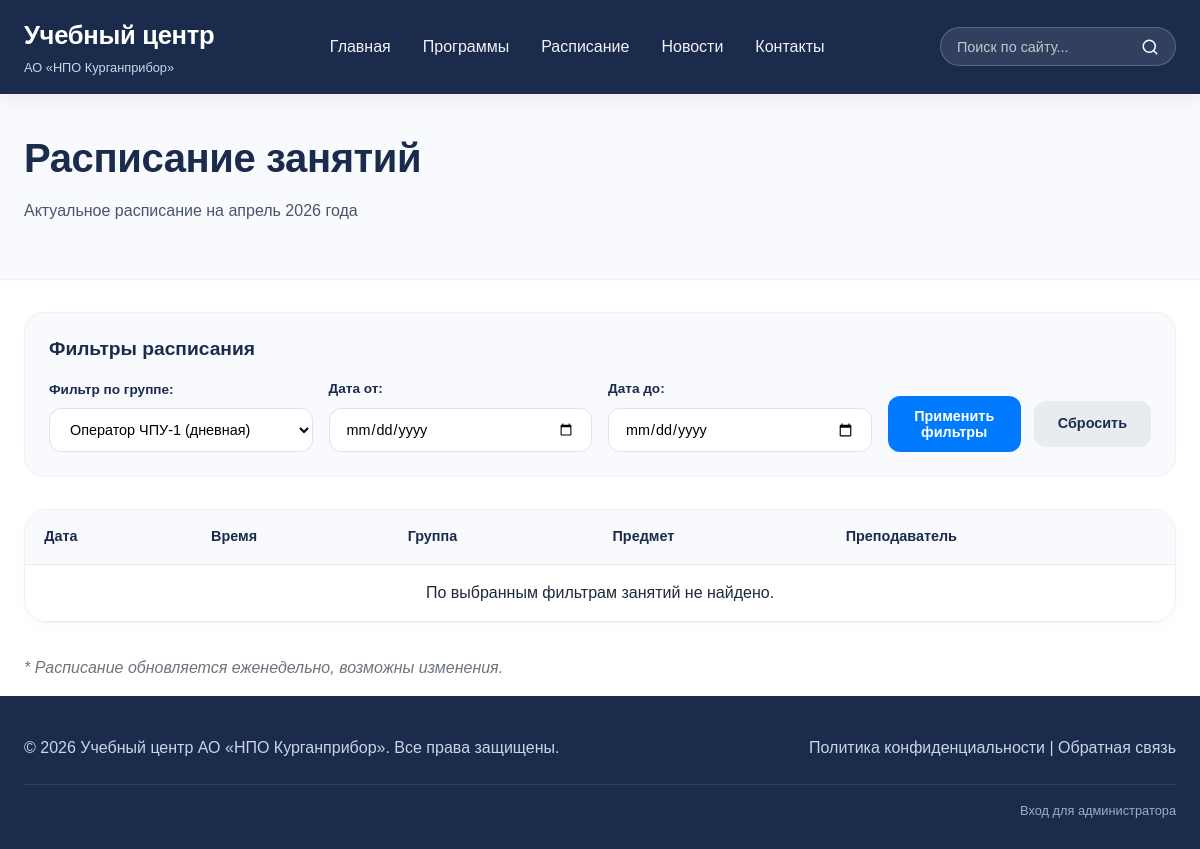
The app's page /pages/schedule.php?group=Оператор ЧПУ-1 (дневная), older data.
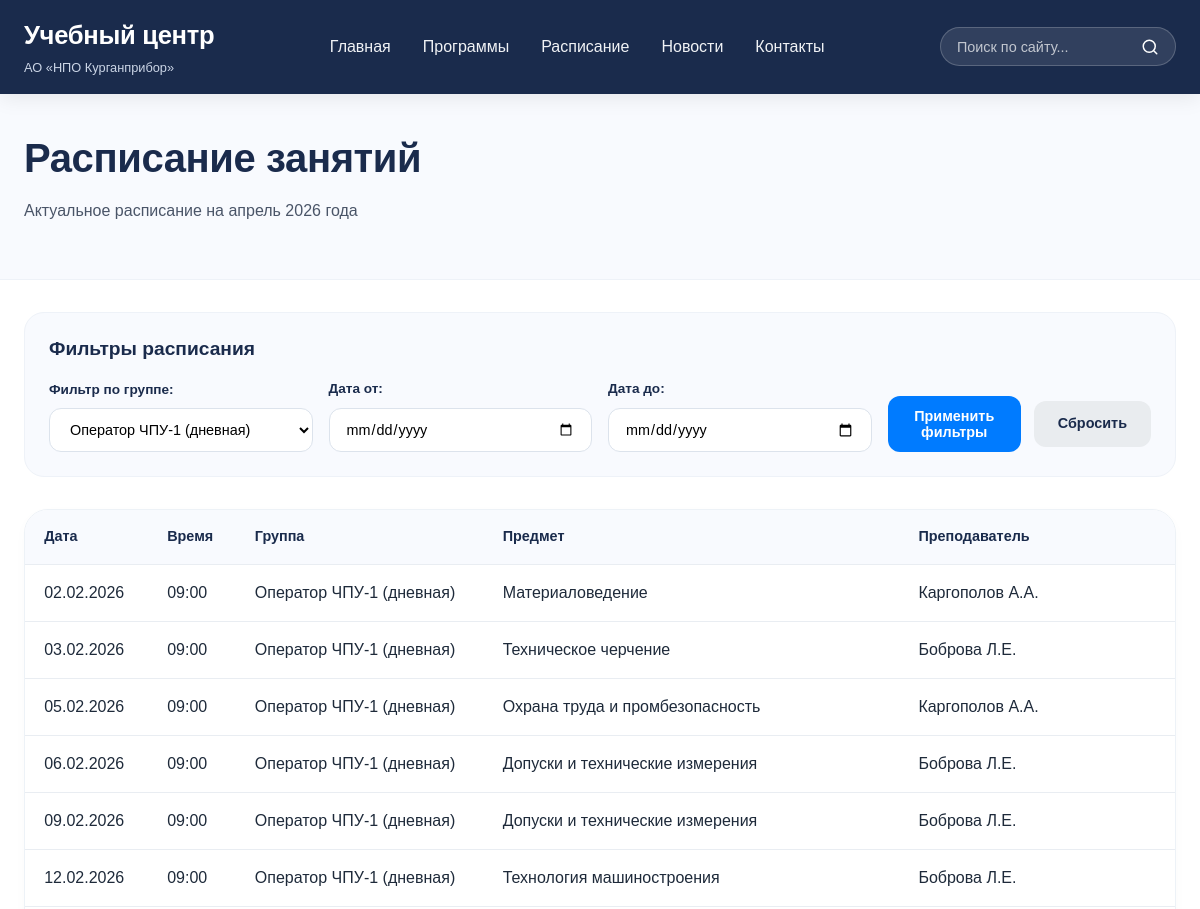
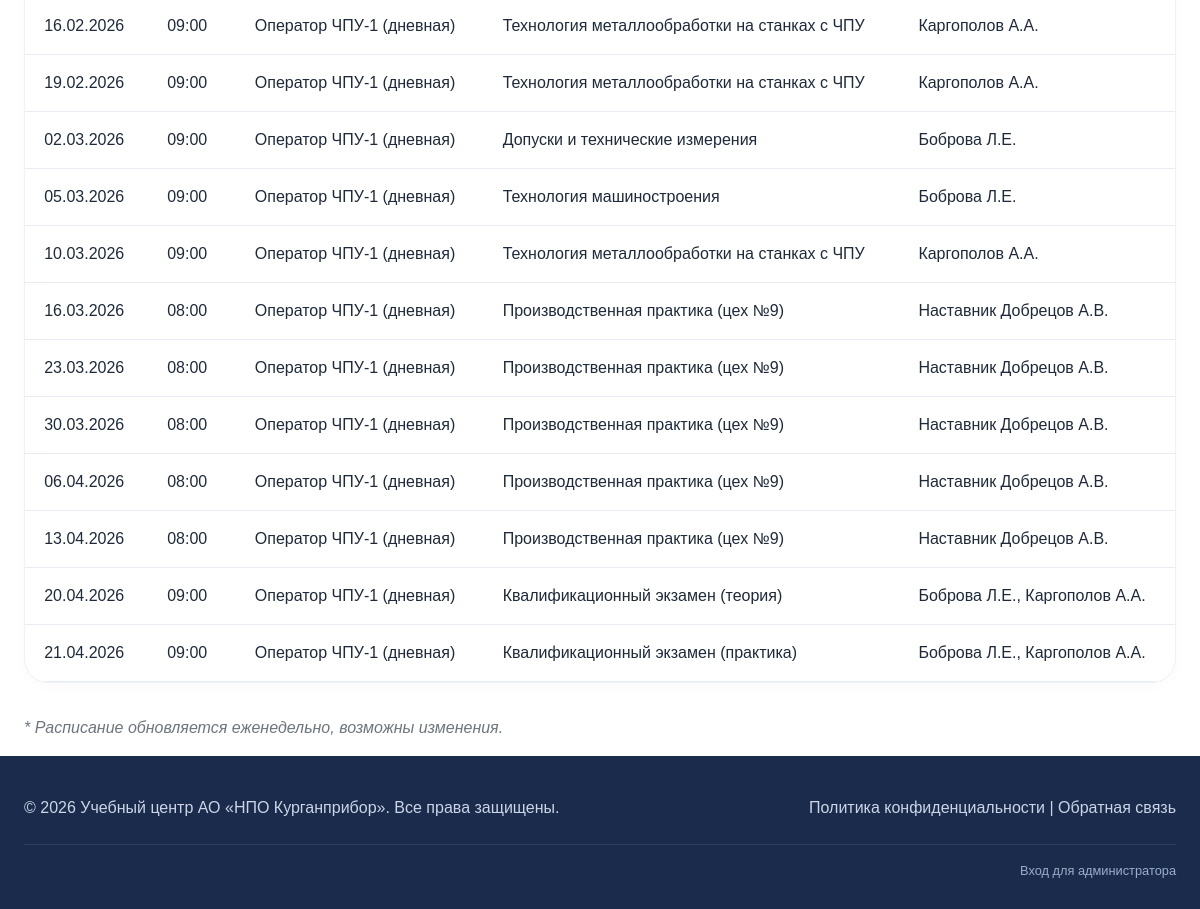
The same page, newer data (2 pictures, top to bottom).
### tables this page shows
CREATE TABLE `schedule` (
  `id` int(11) NOT NULL AUTO_INCREMENT,
  `date` date NOT NULL,
  `time` time NOT NULL,
  `group_name` varchar(100) NOT NULL,
  `subject` varchar(255) NOT NULL,
  `teacher` varchar(255) NOT NULL,
  PRIMARY KEY (`id`)
);

### includes/functions.php (called while the page is built, shortened)
<?php
    function getSchedule($pdo, $group = null, $dateFrom = null, $dateTo = null) {
        $sql = "SELECT * FROM schedule WHERE 1=1";
        $params = [];
        if ($group && $group !== 'all') {
            $sql .= " AND group_name = :group";
            $params[':group'] = $group;
        }
        $sql .= " ORDER BY date ASC, time ASC";
        $stmt = $pdo->prepare($sql);
        $stmt->execute($params);
        return $stmt->fetchAll(PDO::FETCH_ASSOC);
    }
    function sanitize($data) {
        return htmlspecialchars($data, ENT_QUOTES, 'UTF-8');
    }
?>

### pages/schedule.php (the view, shortened to what this page needs)
<?php
    require_once '../includes/config.php';
    require_once '../includes/functions.php';
    $group = isset($_GET['group']) ? $_GET['group'] : 'all';
    $dateFrom = isset($_GET['date_from']) ? $_GET['date_from'] : '';
    $dateTo = isset($_GET['date_to']) ? $_GET['date_to'] : '';
    $schedule = getSchedule($pdo, $group, $dateFrom, $dateTo);
    include '../includes/header.php';
?>
<div class="page-header">
    <div class="container">
        <h1>Расписание занятий</h1>
        <p>Актуальное расписание на апрель 2026 года</p>
    </div>
</div>
<div class="container">
    <div class="filters-section">
        <div class="filters-title">
            <h3>Фильтры расписания</h3>
        </div>
        <form method="GET" action="" class="filters-grid">
            <div class="filter-group">
                <label for="group">Фильтр по группе:</label>
                <select name="group" id="group" class="filter-select">
                    <option value="Оператор ЧПУ-1 (дневная)" <?= $group == 'Оператор ЧПУ-1 (дневная)' ? 'selected' : '' ?>>Оператор ЧПУ-1 (дневная)</option>
                </select>
            </div>
            <div class="filter-group">
                <label for="date_from">Дата от:</label>
                <input type="date" name="date_from" id="date_from" class="filter-date" value="<?= sanitize($dateFrom) ?>">
            </div>
            <div class="filter-group">
                <label for="date_to">Дата до:</label>
                <input type="date" name="date_to" id="date_to" class="filter-date" value="<?= sanitize($dateTo) ?>">
            </div>
            <div class="filter-group filter-buttons">
                <button type="submit" class="btn-filter">Применить фильтры</button>
                <a href="schedule.php" class="btn-filter-reset">Сбросить</a>
            </div>
        </form>
    </div>
    <div class="schedule-wrapper">
        <table>
            <thead>
                <tr><th>Дата</th><th>Время</th><th>Группа</th><th>Предмет</th><th>Преподаватель</th></tr>
            </thead>
            <tbody>
                <?php if (count($schedule) > 0): ?>
                    <?php foreach ($schedule as $row): ?>
                        <tr>
                            <td><?= date('d.m.Y', strtotime($row['date'])) ?></td>
                            <td><?= date('H:i', strtotime($row['time'])) ?></td>
                            <td><?= sanitize($row['group_name']) ?></td>
                            <td><?= sanitize($row['subject']) ?></td>
                            <td><?= sanitize($row['teacher']) ?></td>
                        </tr>
                    <?php endforeach; ?>
                <?php else: ?>
                    <tr><td colspan="5" style="text-align: center;">По выбранным фильтрам занятий не найдено.</td></tr>
                <?php endif; ?>
            </tbody>
        </table>
    </div>
    <p style="color:#6c757d; font-style:italic;">* Расписание обновляется еженедельно, возможны изменения.</p>
</div>
<?php include '../includes/footer.php'; ?>

Row changes from the older to the newer data that the page shows:
now on this page (row edited): schedule: date "02.02.2026", time "09:00", group_name "Оператор ЧПУ-1 (дневная)", subject "Материаловедение", teacher "Каргополов А.А."
now on this page (row edited): schedule: date "03.02.2026", time "09:00", group_name "Оператор ЧПУ-1 (дневная)", subject "Техническое черчение", teacher "Боброва Л.Е."
now on this page (row edited): schedule: date "05.02.2026", time "09:00", group_name "Оператор ЧПУ-1 (дневная)", subject "Охрана труда и промбезопасность", teacher "Каргополов А.А."
now on this page (row edited): schedule: date "06.02.2026", time "09:00", group_name "Оператор ЧПУ-1 (дневная)", subject "Допуски и технические измерения", teacher "Боброва Л.Е."
now on this page (row edited): schedule: date "09.02.2026", time "09:00", group_name "Оператор ЧПУ-1 (дневная)", subject "Допуски и технические измерения", teacher "Боброва Л.Е."
added schedule: date "12.02.2026", time "09:00", group_name "Оператор ЧПУ-1 (дневная)", subject "Технология машиностроения", teacher "Боброва Л.Е."
added schedule: date "16.02.2026", time "09:00", group_name "Оператор ЧПУ-1 (дневная)", subject "Технология металлообработки на станках с ЧПУ", teacher "Каргополов А.А."
added schedule: date "19.02.2026", time "09:00", group_name "Оператор ЧПУ-1 (дневная)", subject "Технология металлообработки на станках с ЧПУ", teacher "Каргополов А.А."
added schedule: date "02.03.2026", time "09:00", group_name "Оператор ЧПУ-1 (дневная)", subject "Допуски и технические измерения", teacher "Боброва Л.Е."
added schedule: date "05.03.2026", time "09:00", group_name "Оператор ЧПУ-1 (дневная)", subject "Технология машиностроения", teacher "Боброва Л.Е."
added schedule: date "10.03.2026", time "09:00", group_name "Оператор ЧПУ-1 (дневная)", subject "Технология металлообработки на станках с ЧПУ", teacher "Каргополов А.А."
added schedule: date "16.03.2026", time "08:00", group_name "Оператор ЧПУ-1 (дневная)", subject "Производственная практика (цех №9)", teacher "Наставник Добрецов А.В."
added schedule: date "23.03.2026", time "08:00", group_name "Оператор ЧПУ-1 (дневная)", subject "Производственная практика (цех №9)", teacher "Наставник Добрецов А.В."
added schedule: date "30.03.2026", time "08:00", group_name "Оператор ЧПУ-1 (дневная)", subject "Производственная практика (цех №9)", teacher "Наставник Добрецов А.В."
added schedule: date "06.04.2026", time "08:00", group_name "Оператор ЧПУ-1 (дневная)", subject "Производственная практика (цех №9)", teacher "Наставник Добрецов А.В."
added schedule: date "13.04.2026", time "08:00", group_name "Оператор ЧПУ-1 (дневная)", subject "Производственная практика (цех №9)", teacher "Наставник Добрецов А.В."
added schedule: date "20.04.2026", time "09:00", group_name "Оператор ЧПУ-1 (дневная)", subject "Квалификационный экзамен (теория)", teacher "Боброва Л.Е., Каргополов А.А."
added schedule: date "21.04.2026", time "09:00", group_name "Оператор ЧПУ-1 (дневная)", subject "Квалификационный экзамен (практика)", teacher "Боброва Л.Е., Каргополов А.А."
Text that changed along with them:
text no longer shown: "По выбранным фильтрам занятий не найдено."
